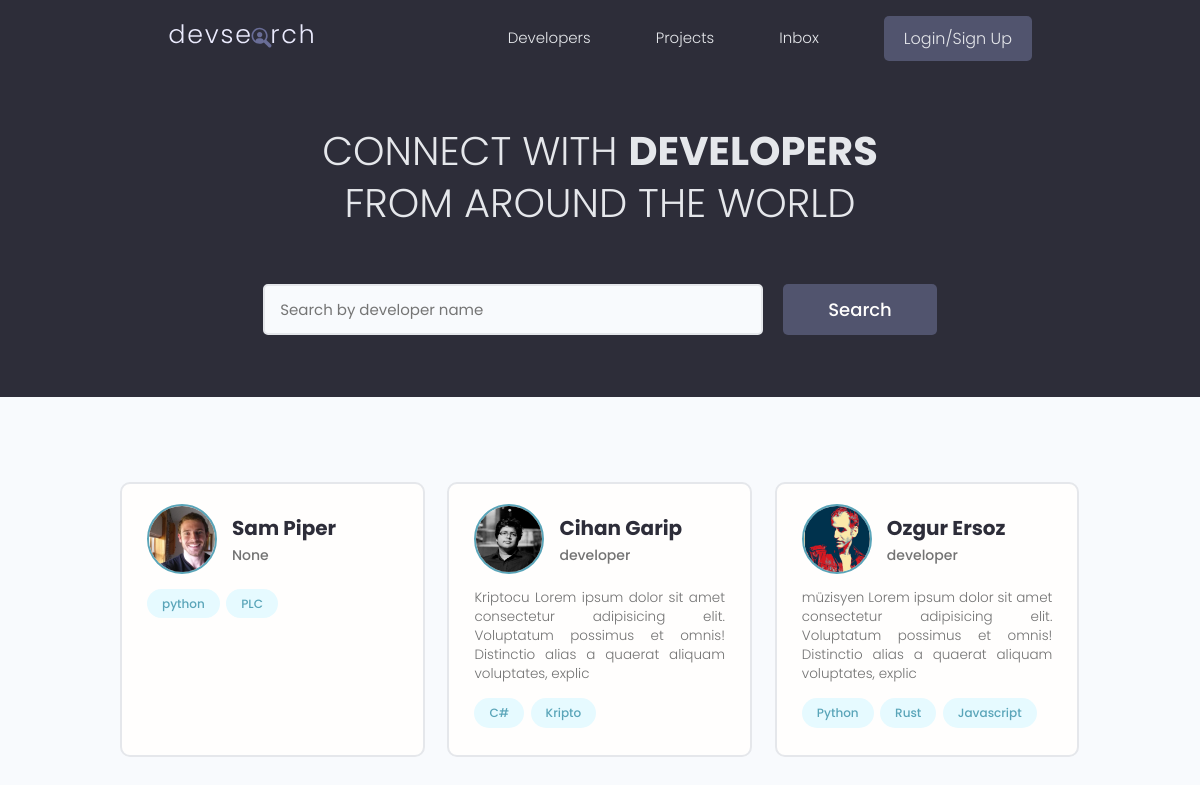
/, run on an earlier commit of the app's database.
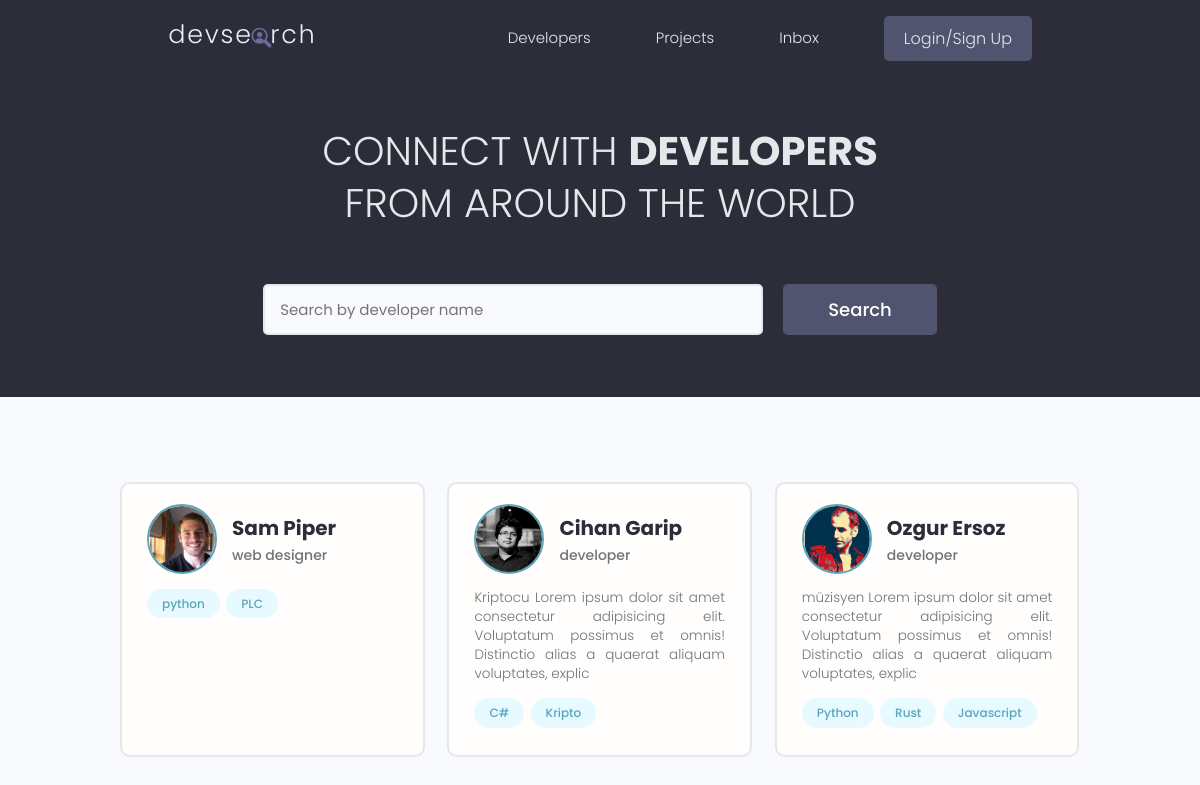
And on a later commit of the database.
### users/models.py (models this page shows, shortened)
class Profile(models.Model):
    user = models.OneToOneField(User, on_delete=models.CASCADE, null=True, blank=True)
    name = models.CharField(max_length=200, null=True, blank=True)
    username = models.CharField(max_length=200, null=True, blank=True)
    location = models.CharField(max_length=200, null=True, blank=True)
    email = models.EmailField(max_length=500, null=True, blank=True)
    short_intro = models.CharField(max_length=200, null=True, blank=True)
    bio = models.TextField(null=True, blank=True)
    profile_image = models.ImageField(
        null=True,
        blank=True,
        upload_to="profiles/",
        default="profiles/users-default.png",
    )
    social_github = models.CharField(max_length=200, null=True, blank=True)
    social_twitter = models.CharField(max_length=200, null=True, blank=True)
    social_linkedin = models.CharField(max_length=200, null=True, blank=True)
    social_youtube = models.CharField(max_length=200, null=True, blank=True)
    social_website = models.CharField(max_length=200, null=True, blank=True)
    id = models.UUIDField(
        default=uuid.uuid4, unique=True, primary_key=True, editable=False
    )

### users/views.py (the view)
# urls.py: path("", views.profiles, name="profiles"),
def profiles(request):
    profiles, search_query = search_profiles(request)
    custom_range, profiles = paginate_profiles(request, profiles, 3)
    context = {
        "profiles": profiles,
        "search_query": search_query,
        "custom_range": custom_range,
    }
    return render(request, template_name="users/profiles.html", context=context)

### users/models.py (called while the page is built)
    def __str__(self):
        return str(self.name)

### users/utils.py (called while the page is built)
def search_profiles(request):
    search_query = ""
    if request.GET.get("search_query"):
        search_query = request.GET.get("search_query")
    skills = Skill.objects.filter(name__icontains=search_query)
    profiles = Profile.objects.distinct().filter(
        Q(name__icontains=search_query)
        | Q(short_intro__icontains=search_query)
        | Q(skill__in=skills)
    )
    return profiles, search_query

def paginate_profiles(request, profiles, results):
    page = request.GET.get("page")
    paginator = Paginator(profiles, results)
    try:
        profiles = paginator.page(page)
    except PageNotAnInteger:
        page = 1
        profiles = paginator.page(page)
    except EmptyPage:
        page = paginator.num_pages
        profiles = paginator.page(page)
    left_index = int(page) - 4
    if left_index < 1:
        left_index = 1
    right_index = int(page) + 5
    if right_index > paginator.num_pages:
        right_index = paginator.num_pages + 1
    custom_range = range(left_index, right_index)
    return custom_range, profiles

### users/templates/users/profiles.html (shortened to what this page needs)
{% extends "main.html" %}
{% block content %}
  <main class="home">
    <section class="hero-section text-center">
      <div class="container container--narrow">
        <div class="hero-section__box">
          <h2>
            CONNECT WITH <span>DEVELOPERS</span>
          </h2>
          <h2>FROM AROUND THE WORLD</h2>
        </div>
        <div class="hero-section__search">
          <form id="searchForm"
                class="form"
                action="{% url 'profiles' %}"
                method="get">
            <div class="form__field">
              <input class="input input--text"
                     id="formInput#search"
                     type="text"
                     name="search_query"
                     placeholder="Search by developer name"
                     value="{{ search_query }}" />
            </div>
            <input class="btn btn--sub btn--lg" type="submit" value="Search" />
          </form>
        </div>
      </div>
    </section>
    <section class="devlist">
      <div class="container">
        <div class="grid grid--three">
          {% for profile in profiles %}
            <div class="column card">
              <div class="dev">
                <a href="{% url 'user-profile' profile.id %}" class="card__body">
                  <div class="dev__profile">
                    <img class="avatar avatar--md"
                         src="{{ profile.profile_image.url }}"
                         alt="image" />
                    <div class="dev__meta">
                      <h3>{{ profile.name }}</h3>
                      <h5>{{ profile.short_intro|slice:"60" }}</h5>
                    </div>
                  </div>
                  <p class="dev__info">{{ profile.bio|slice:"150" }}</p>
                  <div class="dev__skills">
                    {% for skill in profile.skill_set.all|slice:"5" %}
                      <span class="tag tag--pill tag--main">
                        <small>{{ skill }}</small>
                      </span>
                    {% endfor %}
                  </div>
                </a>
              </div>
            </div>
          {% endfor %}
        </div>
      </div>
    </section>
  </main>
{% endblock content %}

What changed in the data, as far as the page shows it:
changed Profile "Sam Piper": short_intro "None" → "web designer"
